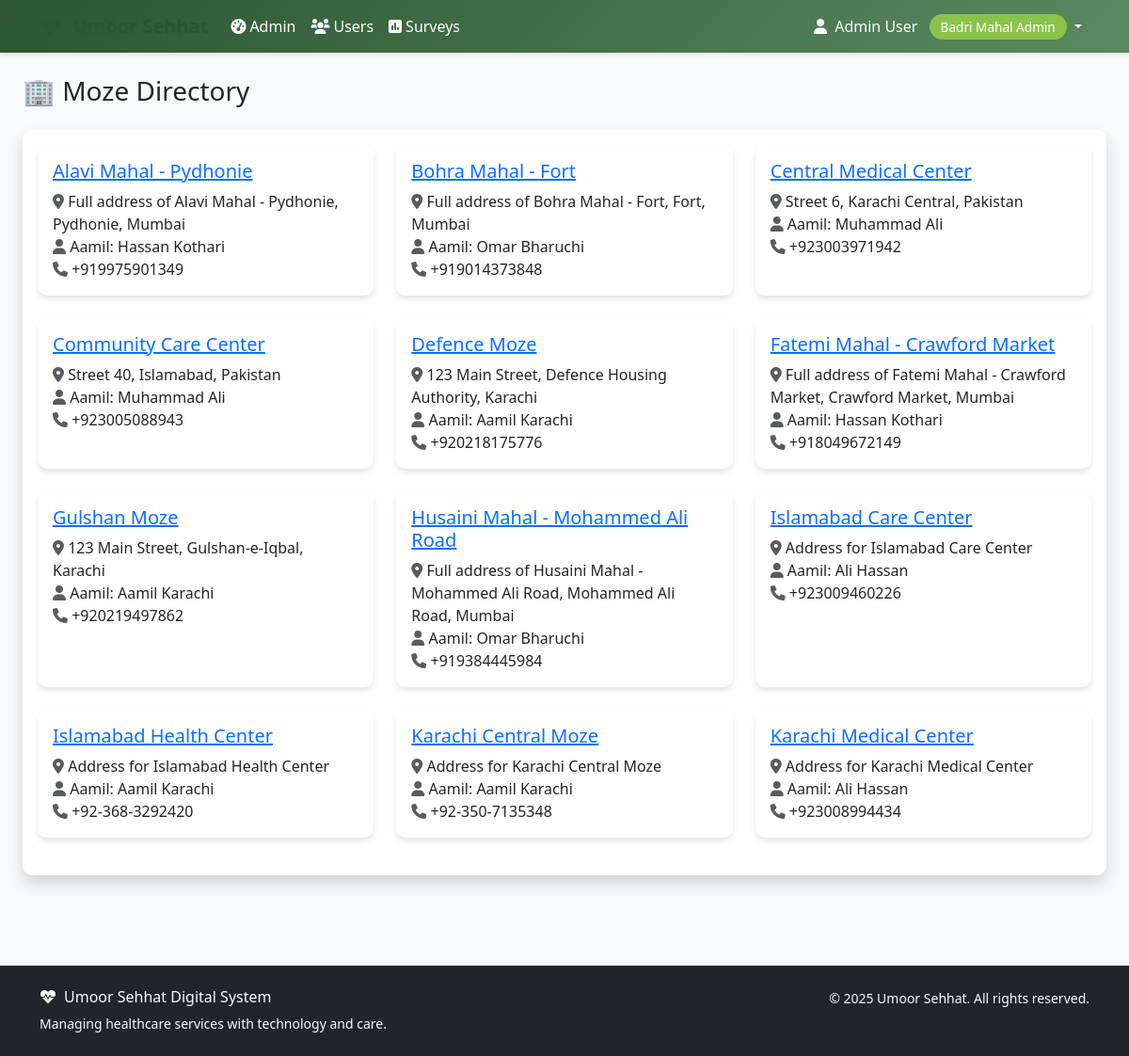
Before: /moze/list/ (signed in) with the older database file.
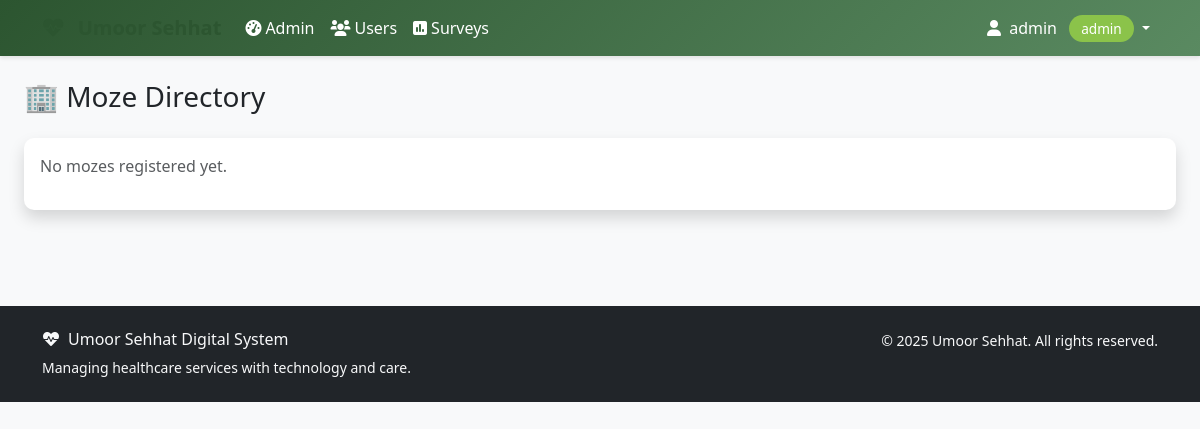
After: the same page with the newer database file.
### accounts/models.py (models this page shows, shortened)
class User(AbstractUser):
    ROLE_CHOICES = [
        ('aamil', 'Aamil'),
        ('moze_coordinator', 'Moze Coordinator'),
        ('doctor', 'Doctor'),
        ('student', 'Student'),
        ('badri_mahal_admin', 'Badri Mahal Admin'),
    ]
    role = models.CharField(max_length=20, choices=ROLE_CHOICES, default='student')
    its_id = models.CharField(
        max_length=8,
        unique=True,
        null=True,
        blank=True,
        validators=[RegexValidator(
            regex=r'^\d{8}$',
            message='ITS ID must be exactly 8 digits',
            code='invalid_its_id'
        )],
        help_text='8-digit ITS ID'
    )
    phone_number = models.CharField(max_length=15, blank=True, null=True)
    profile_photo = models.ImageField(upload_to='profile_photos/', blank=True, null=True)
    arabic_name = models.CharField(max_length=100, blank=True, null=True)
    age = models.PositiveIntegerField(blank=True, null=True)
    verified_certificate = models.FileField(upload_to='certificates/', blank=True, null=True)
    specialty = models.CharField(max_length=100, blank=True, null=True)
    college = models.CharField(max_length=100, blank=True, null=True)  # For students
    specialization = models.CharField(max_length=100, blank=True, null=True)  # For students
    created_at = models.DateTimeField(auto_now_add=True)
    updated_at = models.DateTimeField(auto_now=True)
    def get_full_name(self):
        if self.arabic_name:
            return self.arabic_name
        return super().get_full_name() or self.username
    @property
    def is_aamil(self):
        return self.role == 'aamil'
    @property
    def is_moze_coordinator(self):
        return self.role == 'moze_coordinator'
    @property
    def is_doctor(self):
        return self.role == 'doctor'
    @property
    def is_student(self):
        return self.role == 'student'
    @property
    def is_admin(self):
        return self.role == 'badri_mahal_admin' or self.is_superuser
    class Meta:
        verbose_name = 'User'
        verbose_name_plural = 'Users'
        ordering = ['first_name', 'last_name']

### moze/models.py (models this page shows, shortened)
class Moze(models.Model):
    name = models.CharField(max_length=100, unique=True)
    location = models.CharField(max_length=200)
    address = models.TextField(blank=True, null=True)
    aamil = models.ForeignKey(
        settings.AUTH_USER_MODEL,
        on_delete=models.CASCADE,
        related_name='managed_mozes',
        limit_choices_to={'role': 'aamil'}
    )
    team_members = models.ManyToManyField(
        settings.AUTH_USER_MODEL,
        related_name='moze_teams',
        blank=True,
        help_text='Team members assigned to this Moze'
    )
    moze_coordinator = models.ForeignKey(
        settings.AUTH_USER_MODEL,
        on_delete=models.SET_NULL,
        null=True,
        blank=True,
        related_name='coordinated_mozes',
        limit_choices_to={'role': 'moze_coordinator'}
    )
    established_date = models.DateField(blank=True, null=True)
    is_active = models.BooleanField(default=True)
    capacity = models.PositiveIntegerField(default=100, help_text='Maximum patient capacity')
    contact_phone = models.CharField(max_length=15, blank=True, null=True)
    contact_email = models.EmailField(blank=True, null=True)
    created_at = models.DateTimeField(auto_now_add=True)
    updated_at = models.DateTimeField(auto_now=True)
    class Meta:
        verbose_name = 'Moze'
        verbose_name_plural = 'Mozes'
        ordering = ['name']

### moze/views.py (the view, shortened to what this page needs)
class MozeListView(LoginRequiredMixin, MozeAccessMixin, ListView):
    model = Moze
    template_name = 'moze/moze_list.html'
    context_object_name = 'mozes'
    paginate_by = 12
    def get_queryset(self):
        user = self.request.user
        if user.is_admin:
            queryset = Moze.objects.all()
        elif user.is_aamil:
            queryset = user.managed_mozes.all()
        elif user.is_moze_coordinator:
            queryset = user.coordinated_mozes.all()
        else:
            queryset = Moze.objects.none()
        search = self.request.GET.get('search')
        status = self.request.GET.get('status')
        if status == 'active':
            queryset = queryset.filter(is_active=True)
        elif status == 'inactive':
            queryset = queryset.filter(is_active=False)
        location = self.request.GET.get('location')
        if location:
            queryset = queryset.filter(location__icontains=location)
        return queryset.select_related('aamil', 'moze_coordinator').prefetch_related('team_members')
    def get_context_data(self, **kwargs):
        context = super().get_context_data(**kwargs)
        context['search_query'] = self.request.GET.get('search', '')
        context['status_filter'] = self.request.GET.get('status', '')
        context['location_filter'] = self.request.GET.get('location', '')
        context['locations'] = Moze.objects.values_list('location', flat=True).distinct()
        return context

### moze/views.py (called while the page is built)
    def test_func(self):
        return (self.request.user.is_admin or
                self.request.user.is_aamil or
                self.request.user.is_moze_coordinator)

### templates/moze/moze_list.html (shortened to what this page needs)
{% extends 'base.html' %}
{% block content %}
<div class="container-fluid">
    <div class="row mb-4">
        <div class="col-12">
            <h1 class="h3 mb-0 text-gray-800">🏢 Moze Directory</h1>
        </div>
    </div>
    <div class="card shadow mb-4">
        <div class="card-body">
            {% if mozes %}
                <div class="row">
                    {% for moze in mozes %}
                    <div class="col-md-6 col-lg-4 mb-4">
                        <div class="card h-100">
                            <div class="card-body">
                                <h5 class="card-title">
                                    <a href="{% url 'moze:moze_detail' moze.pk %}">{{ moze.name }}</a>
                                </h5>
                                <p class="card-text">
                                    <i class="fas fa-map-marker-alt text-muted"></i> {{ moze.address }}<br>
                                    <i class="fas fa-user text-muted"></i> Aamil: {{ moze.aamil.get_full_name }}<br>
                                    <i class="fas fa-phone text-muted"></i> {{ moze.contact_phone }}
                                </p>
                            </div>
                        </div>
                    </div>
                    {% endfor %}
                </div>
            {% else %}
                <p class="text-muted">No mozes registered yet.</p>
            {% endif %}
        </div>
    </div>
</div>
{% endblock %}

### templates/base.html (shortened to what this page needs)
<!DOCTYPE html>
<html lang="en">
<head>
    <link href="https://cdn.jsdelivr.net/npm/bootstrap@5.3.0/dist/css/bootstrap.min.css" rel="stylesheet">
    <link href="https://cdnjs.cloudflare.com/ajax/libs/font-awesome/6.0.0/css/all.min.css" rel="stylesheet">
</head>
<body>
    <nav class="navbar navbar-expand-lg navbar-custom">
        <div class="container">
            <a class="navbar-brand text-white" href="{% url 'dashboard' %}">
                <i class="fas fa-heartbeat me-2"></i>
            </a>
            <div class="collapse navbar-collapse" id="navbarNav">
                {% if user.is_authenticated %}
                    <ul class="navbar-nav me-auto">
                        {% if user.is_admin %}
                            <li class="nav-item">
                                <a class="nav-link" href="{% url 'admin:index' %}">
                                    <i class="fas fa-tachometer-alt me-1"></i>Admin
                                </a>
                            </li>
                            <li class="nav-item">
                                <a class="nav-link" href="{% url 'accounts:user_list' %}">
                                    <i class="fas fa-users me-1"></i>Users
                                </a>
                            </li>
                        {% endif %}
                        <li class="nav-item">
                            <a class="nav-link" href="#">
                                <i class="fas fa-poll me-1"></i>Surveys
                            </a>
                        </li>
                    </ul>
                    <ul class="navbar-nav">
                        <li class="nav-item dropdown">
                            <a class="nav-link dropdown-toggle" href="#" id="navbarDropdown" role="button" data-bs-toggle="dropdown">
                                <i class="fas fa-user me-1"></i>
                                {{ user.get_full_name|default:user.username }}
                                <span class="role-badge ms-2">{{ user.get_role_display }}</span>
                            </a>
                        </li>
                    </ul>
                {% endif %}
            </div>
        </div>
    </nav>
    <main class="container-fluid py-4">
        {% block content %}{% endblock %}
    </main>
    <footer class="bg-dark text-light py-4 mt-5">
        <div class="container">
            <div class="row">
                <div class="col-md-6">
                    <h6><i class="fas fa-heartbeat me-2"></i>Umoor Sehhat Digital System</h6>
                    <p class="small mb-0">Managing healthcare services with technology and care.</p>
                </div>
                <div class="col-md-6 text-md-end">
                    <p class="small mb-0">
                        &copy; {% now "Y" %} Umoor Sehhat. All rights reserved.
                    </p>
                </div>
            </div>
        </div>
    </footer>
</body>
</html>

### templates/base.html (style rules this page uses)
:root { --primary-color: #2c5530; --secondary-color: #5a8a61; --accent-color: #8bc34a; --text-dark: #2d3436; --bg-light: #f8f9fa; }
body { font-family: 'Segoe UI', Tahoma, Geneva, Verdana, sans-serif; background-color: var(--bg-light); }
.navbar-brand { font-weight: bold; color: var(--primary-color) !important; }
.navbar-custom { background: linear-gradient(135deg, var(--primary-color), var(--secondary-color)); box-shadow: 0 2px 4px rgba(0,0,0,.1); }
.navbar-custom .navbar-nav .nav-link { color: white !important; font-weight: 500; transition: all 0.3s ease; }
.card { border: none; border-radius: 10px; box-shadow: 0 4px 6px rgba(0,0,0,.1); transition: transform 0.3s ease; }
.role-badge { background: var(--accent-color); color: white; padding: 4px 12px; border-radius: 20px; font-size: 0.85rem; font-weight: 500; }

Changed rows visible on the page:
removed Moze: name "Alavi Mahal - Pydhonie", address "Full address of Alavi Mahal - Pydhonie, Pydhonie, Mumbai", aamil.get_full_name "Hassan Kothari", contact_phone "+919975901349"
removed Moze: name "Bohra Mahal - Fort", address "Full address of Bohra Mahal - Fort, Fort, Mumbai", aamil.get_full_name "Omar Bharuchi", contact_phone "+919014373848"
removed Moze: name "Central Medical Center", address "Street 6, Karachi Central, Pakistan", aamil.get_full_name "Muhammad Ali", contact_phone "+923003971942"
removed Moze: name "Community Care Center", address "Street 40, Islamabad, Pakistan", aamil.get_full_name "Muhammad Ali", contact_phone "+923005088943"
removed Moze: name "Defence Moze", address "123 Main Street, Defence Housing Authority, Karachi", aamil.get_full_name "Aamil Karachi", contact_phone "+920218175776"
removed Moze: name "Fatemi Mahal - Crawford Market", address "Full address of Fatemi Mahal - Crawford Market, Crawford Market, Mumbai", aamil.get_full_name "Hassan Kothari", contact_phone "+918049672149"
removed Moze: name "Gulshan Moze", address "123 Main Street, Gulshan-e-Iqbal, Karachi", aamil.get_full_name "Aamil Karachi", contact_phone "+920219497862"
removed Moze: name "Husaini Mahal - Mohammed Ali Road", address "Full address of Husaini Mahal - Mohammed Ali Road, Mohammed Ali Road, Mumbai", aamil.get_full_name "Omar Bharuchi", contact_phone "+919384445984"
removed Moze: name "Islamabad Care Center", address "Address for Islamabad Care Center", aamil.get_full_name "Ali Hassan", contact_phone "+923009460226"
removed Moze: name "Islamabad Health Center", address "Address for Islamabad Health Center", aamil.get_full_name "Aamil Karachi", contact_phone "+92-368-3292420"
removed Moze: name "Karachi Central Moze", address "Address for Karachi Central Moze", aamil.get_full_name "Aamil Karachi", contact_phone "+92-350-7135348"
removed Moze: name "Karachi Medical Center", address "Address for Karachi Medical Center", aamil.get_full_name "Ali Hassan", contact_phone "+923008994434"
changed User: get_full_name "Admin User" → "admin"; role "Badri Mahal Admin" → "admin"
Other visible differences:
text now shown: "No mozes registered yet."
